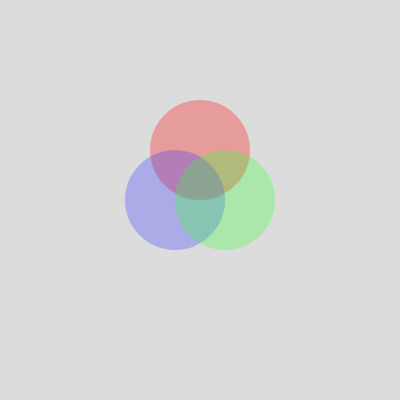
Frame 1 (no input)
Frame 60 (no input): identical to frame 1, image omitted
Frame 120 (the mouse pressed at the canvas centre since frame 60): identical to frame 1, image omitted

The p5.js sketch that drew this single still picture (run headless with seeded random() and noise() and a simulated clock; from frame 60 on, the mouse is pressed at the canvas centre):

// p5.js sketch
// ── sketch.js
function setup() {
  createCanvas(400, 400);
}

function draw() {
  background(220);
  noStroke();
  fill(255, 0, 0, 75)
  circle(200, 150, 100);
  fill(51, 51, 255, 75)
  circle(175, 200, 100);
  fill(51, 255, 51, 75)
  circle(225, 200, 100);
}
